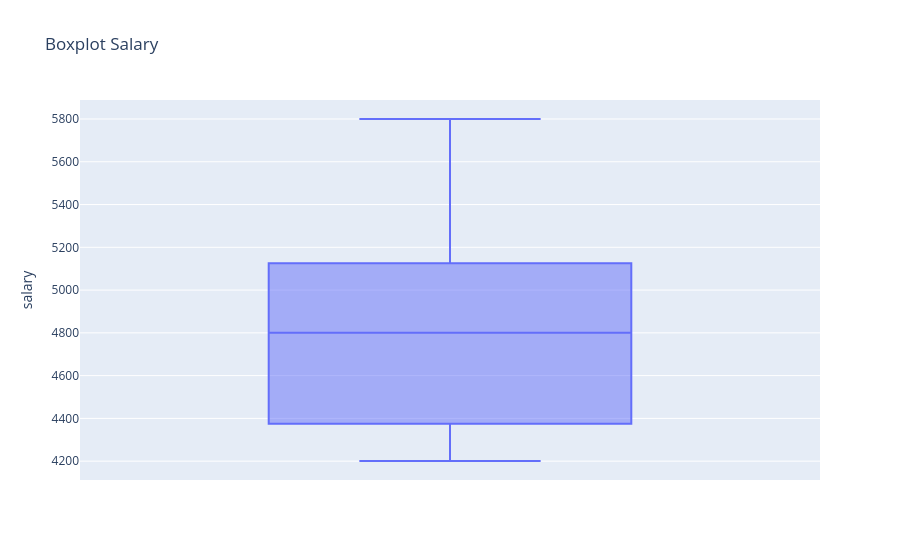

The notebook cell this image was saved under:
### Code cell
fig3 = px.box(
    merge_df,
    y= 'salary',
    title = 'Boxplot Salary'
)

fig3.show()

### Figure 1 — Plotly figure (JSON) as saved in the notebook; plotly's stock layout.template omitted (floating-point values rounded to 4 significant figures)
{"data": [{"alignmentgroup": "True", "hovertemplate": "salary=%{y}<extra></extra>", "legendgroup": "", "marker": {"color": "#636efa"}, "name": "", "notched": false, "offsetgroup": "", "orientation": "v", "showlegend": false, "type": "box", "x0": " ", "xaxis": "x", "y": [5500.0, 4800.0, 4201.0, 4800.0, 4300.0, 5800.0, 5000.0, 4700.0, 4400.0], "y0": " ", "yaxis": "y"}], "layout": {"boxmode": "group", "legend": {"tracegroupgap": 0}, "title": {"text": "Boxplot Salary"}, "xaxis": {"anchor": "y", "domain": [0, 1]}, "yaxis": {"anchor": "x", "domain": [0, 1], "title": {"text": "salary"}}}}
